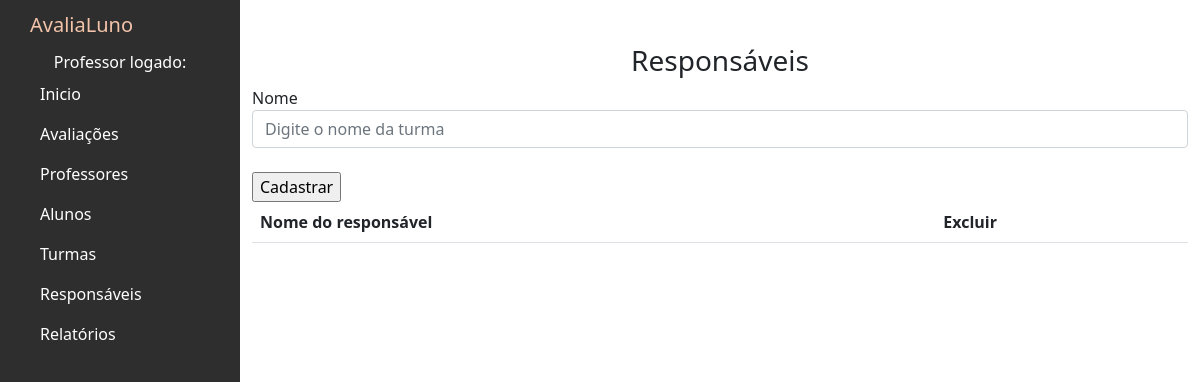
/responsaveis, run on an earlier commit of the app's database.
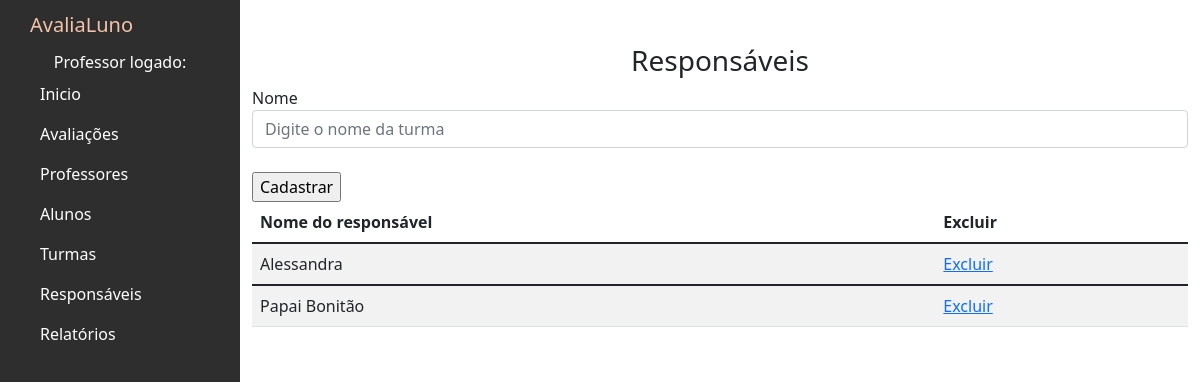
And on a later commit of the database.
### avaliacoes/models.py (models this page shows, shortened)
class Responsavel(models.Model):
    nome = models.CharField(max_length=100)
    email = models.EmailField()
    class Meta:
        verbose_name = "Responsável"
        verbose_name_plural = "Responsáveis" # Define o nome plural personalizado

### avaliacoes/views.py (the view)
# urls.py: path('responsaveis',views.responsaveis,name='responsaveis'),
def responsaveis(request):
        lista_responsaveis = Responsavel.objects.all()
        return render(request,'responsaveis.html',{'lista_responsaveis':lista_responsaveis})

### avaliacoes/templates/responsaveis.html (shortened to what this page needs)
{% extends 'base.html' %}
{% block content %}
<h3><center> Responsáveis </center></h3>
<form action="" method="POST">{% csrf_token %}
    <div class="form-group">
      <label for="exampleFormControlInput1">Nome</label>
      <input type="text" name="nome" class="form-control" id="exampleFormControlInput1" placeholder="Digite o nome da turma">
    </div>
    <div class="form-group">
      <br>
      <input type="submit" value="Cadastrar">
    </div>
  </form>
<div class="table-wrapper-scroll-y my-custom-scrollbar">
  <table class="table table-striped mb-1">
      <thead>
          <tr>
              <th scope="col">Nome do responsável</th>
              <th scope="col">Excluir</th>
          </tr>
      </thead>
          {% for responsavel in lista_responsaveis %}
          <tbody>
              <tr>
                  <td>{{ responsavel.nome }}</td>
                  <td><a href="">Excluir</a></td>
              </tr>
          </tbody>
          {% endfor %}
  </table>
</div>
{% endblock %}

What changed in the data, as far as the page shows it:
added Responsavel: nome "Alessandra"
added Responsavel: nome "Papai Bonitão"
